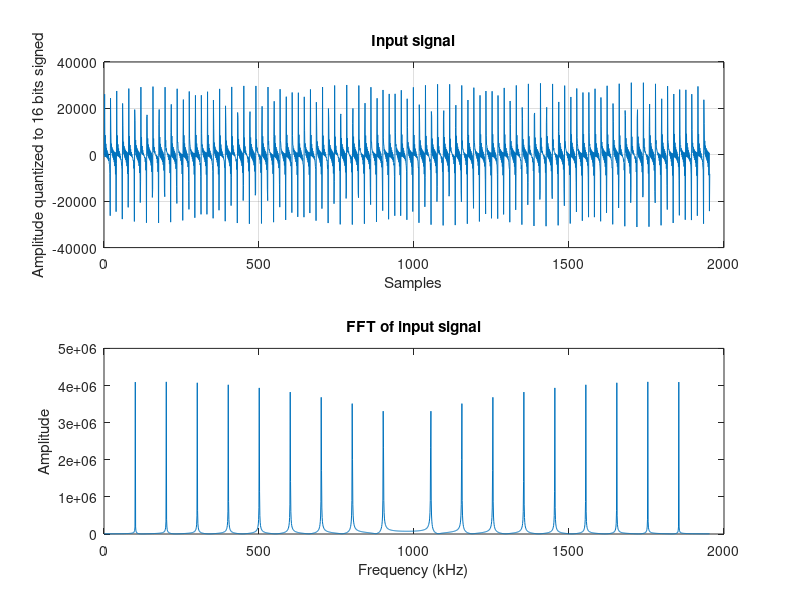

MATLAB code for this plot: (Note: this script raises an error after producing the figure.)
clear all;

% Output file:
outputfile = '../simdata/datain.hex';

% Sampling frequency:
Fs = 250000000/128;

% Duration of the signal to generate, seconds: 
duration = 0.001;

% Time vector:
timev = 0:1/Fs:duration;

% Generate a signal with N sine waves of equal amplitude 
% and frequencies between 1kHz and Fs/2
% Number of sine waves:
N = 1;
Freqs = linspace(100000, 0.9*Fs/2, N );

% Use these frequencies instead of the linspace( )
Freqs = [ 100000 150000 200000 250000 300000 350000 ...
          400000 450000 500000 550000 600000 650000 ...
          700000 750000 800000 850000 ];

Freqs = [ 100000 200000 300000 400000 ...
          500000 600000 700000 800000 ...
          900000 ];

N = length( Freqs );

% Setup the input signal:
sig = zeros(1, length( timev ) );

% Generate the N sine waves and add them:
for i=1:N
    sig = sig + sin( 2 .* pi .* Freqs(i) .* timev ) * (1+0.1*i/N);
end

% add amplitudfe modulation:
sig = sig .* (1 + 0.3*sin( 2.*pi.*40.* timev ));

% add white noise:
% sig = awgn( sig, 10);

% normalize to 90% of dynamic range [-0.95, 0.95]
sig = 0.95 * sig / max( abs( sig ) );

sigi = int64(sig * 2^15);

figure(2);
subplot(2,1,1);
plot( sigi );
title('Input signal');
xlabel( 'Samples');
ylabel('Amplitude quantized to 16 bits signed');
grid on;



freq = 1:length(sigi);
freq = freq/length(sigi) * Fs / 1000;
subplot(2,1,2);
plot( freq, abs( fft( int32(sigi) ) ) );
title('FFT of input signal');
xlabel( 'Frequency (kHz)');
ylabel('Amplitude');



fp = fopen(outputfile,'w+');
for i=1:length(sig)
    if ( sigi(i)>=0 )
      fprintf(fp, '%04X\n', sigi(i) );    
    else
      fprintf(fp, '%04X\n', 2^16 + sigi(i) );    
    end
end

fclose( fp );

